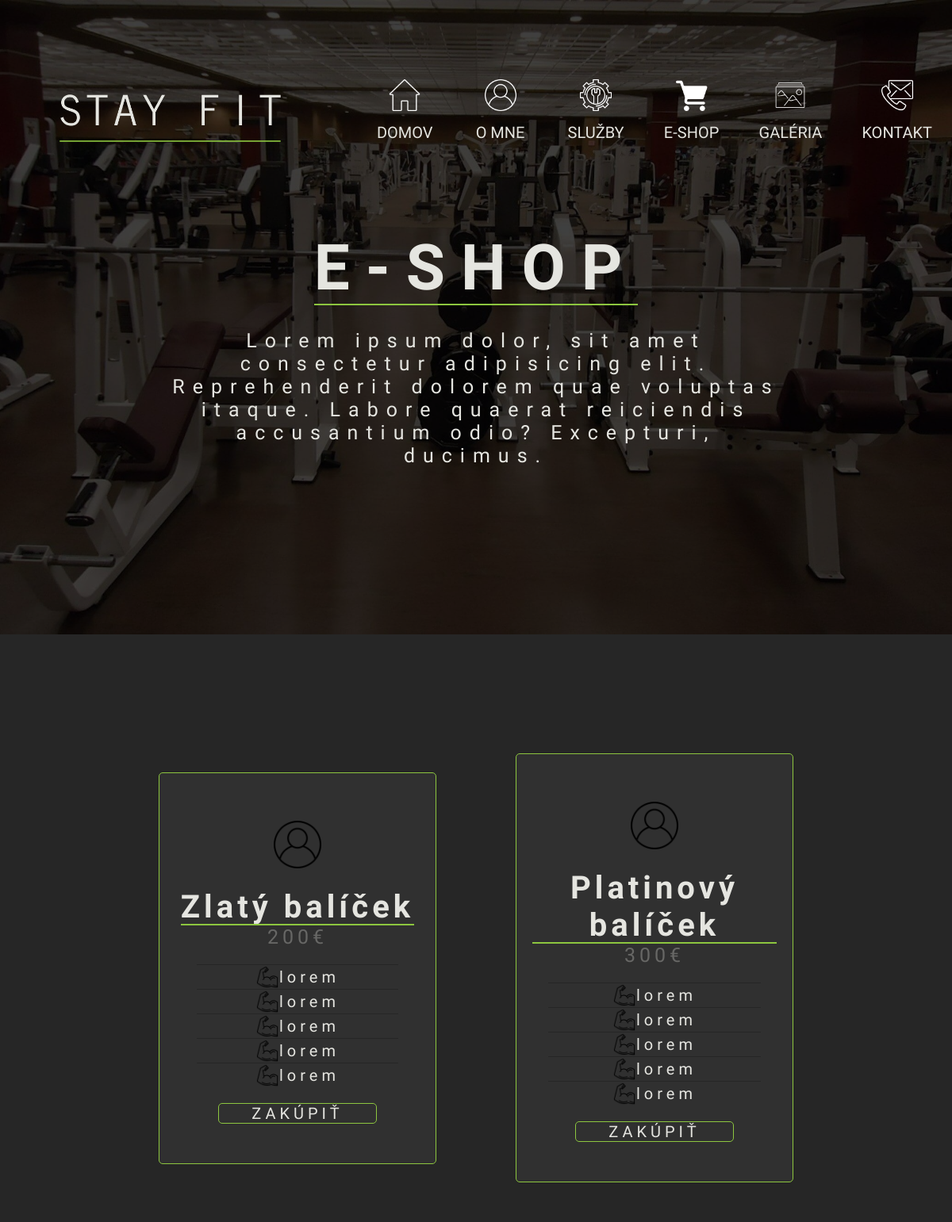
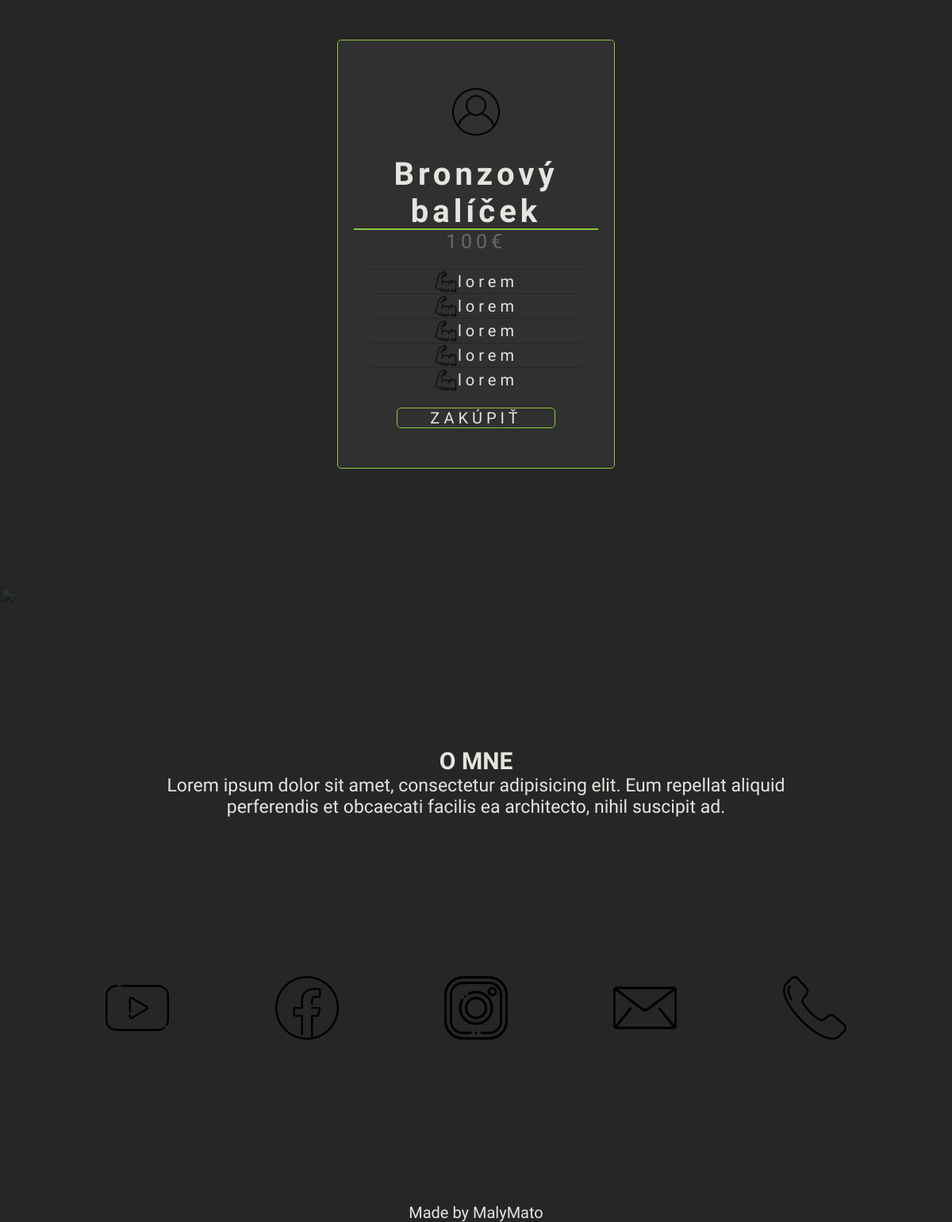
The page /eshop.php on the database its author committed (2 pictures, top to bottom).
### tables this page shows
CREATE TABLE `balicek` (
  `IDbalicek` int(11) NOT NULL,
  `nazovBalicka` varchar(50) NOT NULL,
  `cena` int(11) NOT NULL
);

### eshop.php (the view, shortened to what this page needs)
<!DOCTYPE html>
<html lang="en">
<head>
  <link rel="stylesheet" href="styles/layout.css" />
  <link rel="stylesheet" href="styles/nav.css" />
  <link rel="stylesheet" href="styles/footer.css" />
  <link rel="stylesheet" href="styles/eshop.css" />
</head>
<?php
require_once("db.php");
$sql = "SELECT * FROM balicek";
$stmt = $conn->prepare($sql);
$stmt->execute();
$result = $stmt->fetchAll(PDO::FETCH_ASSOC);
?>
<body>
  <nav class="header">
    <?php
    require_once "./components/main-header.php"
    ?>
    <div class="popis">
      <h1>E-SHOP</h1>
      <p>
        Lorem ipsum dolor, sit amet consectetur adipisicing elit.
        Reprehenderit dolorem quae voluptas itaque. Labore quaerat reiciendis
        accusantium odio? Excepturi, ducimus.
      </p>
    </div>
    <img class="background" src="media/eshop-nav-background.jpg" alt="" />
  </nav>
  <main class="eshop">
    <div class="container">
      <div class="cards">
        <?php foreach ($result as $balicek) : ?>
          <div class="card" id="bronze">
            <div class="inside">
              <div class="content">
                <div class="icon">
                  <img src="media/icons/about-me-nav.png" alt="" />
                </div>
                <div class="name">
                  <h1><?php echo $balicek['nazovBalicka'] ?></h1>
                  <div class="price"><?php echo $balicek['cena'] ?>€</div>
                </div>
                <div class="list">
                  <ul>
                    <li>
                      <img src="media/icons/eshop-cards-dash.png" alt="" />
                      <div>lorem</div>
                    </li>
                    <li>
                      <img src="media/icons/eshop-cards-dash.png" alt="" />
                      <div>lorem</div>
                    </li>
                    <li>
                      <img src="media/icons/eshop-cards-dash.png" alt="" />
                      <div>lorem</div>
                    </li>
                    <li>
                      <img src="media/icons/eshop-cards-dash.png" alt="" />
                      <div>lorem</div>
                    </li>
                    <li>
                      <img src="media/icons/eshop-cards-dash.png" alt="" />
                      <div>lorem</div>
                    </li>
                  </ul>
                  <div class="button">
                    <div>ZAKÚPIŤ</div>
                  </div>
                </div>
              </div>
            </div>
          </div>
        <?php endforeach ?>
      </div>
    </div>
  </main>
  <?php
  require_once "./components/footer.php";
  ?>
</body>
</html>

### styles/layout.css (style rules this page uses)
* { box-sizing: border-box; font-family: "News Cycle", sans-serif; }
body { display: grid; grid-template-rows: auto 1fr auto; font-size: 2rem; font-weight: 500; background-color: #262626; scroll-behavior: smooth; width: 100%; height: 100%; }
* { margin: 0; }
html { font-size: 10px; }
html h1 { font-size: 4rem; }
html p { font-size: 2.3rem; }
@media (min-width: 601px) { html { font-size: 7px; } }
@media (min-width: 800px) { html { font-size: 8px; } }
@media (min-width: 1000px) { html { font-size: 9px; } }
@media (min-width: 1200px) { html { font-size: 10px; } }

### styles/nav.css (style rules this page uses)
.header { display: flex; flex-direction: column; background-color: transparent; align-items: center; padding: 10rem 0; position: relative; justify-content: center; width: 100%; height: 100vh; }
.header .popis { text-align: center; display: flex; flex-direction: column; justify-content: center; align-items: center; margin: auto; }
.header .popis h1 { color: #e5e5e0; font-size: 8rem; letter-spacing: 2rem; margin-bottom: 3rem; position: relative; text-align: center; }
.header .popis h1:before { content: ""; position: absolute; display: flex; align-items: center; justify-content: center; bottom: 0; width: 100%; border-bottom: 2px solid #8dc63f; }
.header .popis p { color: #e5e5e0; font-size: 2.5rem; letter-spacing: 1rem; max-width: 800px; }
.header .background { position: absolute; top: 0; z-index: -1; width: 100%; filter: brightness(25%); height: 100%; -o-object-fit: cover; object-fit: cover; -o-object-position: center; object-position: center; transform: translateX(0); transition: 0.5s; }
@media (min-width: 1200px) { .header .background, .header .background.black { transform: translateX(0); } }

### styles/eshop.css (style rules this page uses)
.eshop { position: relative; width: 100%; padding: 50px 0 50px 0; display: flex; justify-content: center; align-items: center; flex-direction: column; }
.eshop .container { padding: 10rem 0; }
.eshop .container .cards { display: flex; flex-wrap: wrap; justify-content: center; align-items: center; gap: 10rem; }
.eshop .container .cards .card { display: flex; flex-direction: column; justify-content: center; width: 350px; border: 1px solid #8dc63f; border-radius: 5px; background-color: #303030; transition: 0.5s; }
.eshop .container .cards .card .inside { display: flex; flex-direction: column; gap: 2rem; justify-items: center; align-items: center; position: relative; }
.eshop .container .cards .card .inside .content { padding: 0 2rem 5rem 2rem; display: flex; flex-direction: column; justify-content: center; align-items: center; gap: 2rem; letter-spacing: 0.5rem; }
.eshop .container .cards .card .inside .content .icon img { width: 6rem; }
.eshop .container .cards .card .inside .content .name { display: flex; flex-direction: column; justify-content: center; align-items: center; color: #e5e5e0; }
.eshop .container .cards .card .inside .content .name h1 { text-align: center; position: relative; }
.eshop .container .cards .card .inside .content .name h1::after { content: " "; position: absolute; bottom: 0; left: 0; background-color: #8dc63f; height: 2px; width: 100%; transition: 0.5s; }
.eshop .container .cards .card .inside .content .name .price { opacity: 30%; font-size: 2.5rem; }
.eshop .container .cards .card .inside .content .list { padding: 0 2rem 0 2rem; display: flex; flex-direction: column; align-items: center; justify-content: center; gap: 2rem; width: 100%; color: #e5e5e0; }
.eshop .container .cards .card .inside .content .list ul { list-style-type: none; margin: 0; padding: 0; width: 100%; }
.eshop .container .cards .card .inside .content .list ul li { border-top: 1px solid #262626; width: 100%; text-align: center; display: flex; flex-direction: row; justify-content: center; align-items: center; }
.eshop .container .cards .card .inside .content .list ul li img { width: 3rem; }
.eshop .container .cards .card .inside .content .list .button { display: flex; justify-content: center; align-items: center; cursor: pointer; }
.eshop .container .cards .card .inside .content .list .button div { border: 1px solid #8dc63f; border-radius: 5px; text-align: center; width: 200px; display: flex; justify-content: center; align-items: center; transition: 0.5s; }

### rows shown on the page
balicek: nazovBalicka "Zlatý balíček", cena "200"
balicek: nazovBalicka "Platinový balíček", cena "300"
balicek: nazovBalicka "Bronzový balíček", cena "100"
